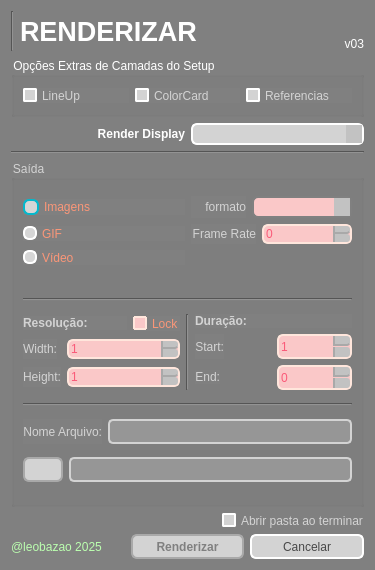
<?xml version="1.0" encoding="UTF-8"?>
<ui version="4.0">
 <class>Form</class>
 <widget class="QWidget" name="Form">
  <property name="geometry">
   <rect>
    <x>0</x>
    <y>0</y>
    <width>375</width>
    <height>570</height>
   </rect>
  </property>
  <property name="maximumSize">
   <size>
    <width>16777215</width>
    <height>570</height>
   </size>
  </property>
  <property name="windowTitle">
   <string>Renderizar</string>
  </property>
  <property name="styleSheet">
   <string notr="true">QWidget{	
	background-color: gray;
}

QLabel{
	color: white;
}

QLabel:disabled {
	color: lightgray;
}

QGroupBox {
	color: white;
}

QGroupBox:disabled {
	color: lightgray;
}

QRadioButton {
    spacing: 5px;
}

QRadioButton::checked {
	color: white;
}

QRadioButton::unchecked {
	color: lightgray;
}

QRadioButton::indicator::unchecked{ 
	border: 2px solid white;
	border-radius: 6px;
	background-color: white;
	width: 10px;
	height: 10px;
}

QRadioButton::indicator::checked{
	border: 2px solid #05B8CC;;
	border-radius: 6px;
	background-color: #01A1AA;
	width: 12px;
	height: 12px;
}

QRadioButton:disabled{
	color: rgb(250, 150, 120);
}

QRadioButton::indicator:disabled{
	background-color: rgb(214, 214, 214);
}

QSpinBox {
	color: black;
    border: 2px solid white;
	border-radius: 6px;
	background-color: lightgray;
}

QSpinBox::up-button {
    width: 15px;
	background-color: rgb(194, 194, 194);
    border-left: 2px solid darkgray;
	border-bottom: 2px solid darkgray;
    border-top-right-radius: 3px; /* same radius as the QSpinBox */
    border-bottom-right-radius: 3px;
}

QSpinBox::down-button {
    width: 15px;
	background-color: rgb(194, 194, 194);
    border-left: 2px solid darkgray;
	border-up: 2px solid darkgray;
    border-top-right-radius: 3px; /* same radius as the QSpinBox */
    border-bottom-right-radius: 3px;
}

QSpinBox:hover{
    border: 2px solid #05B8CC;
    color: white;
}

QSpinBox:disabled{
	color: rgb(250, 90, 120);
	background-color: rgb(250, 200, 200);
	border-color: rgb(255, 230, 220);
}

QCheckBox {
    spacing: 5px;
}

QCheckBox::unchecked{
	color: lightgray;
}

QCheckBox::checked{
	color: white;
}

QCheckBox::indicator:unchecked {
    border: 2px solid white;
	border-radius: 2px;
	background-color: lightgray;
}

QCheckBox::indicator:checked {
    border: 2px solid #05B8CC;
	border-radius: 1px;
	background-color: #01A1AA;
}

QCheckBox:disabled{
	color: rgb(250, 150, 120);
}

QCheckBox::indicator:checked:disabled {
    color: rgb(250, 90, 120);
	background-color: rgb(250, 200, 200);
	border-color: rgb(255, 230, 220);
}

QComboBox {
	color: black;
    border: 2px solid white;
    border-radius: 6px;
    padding: 1px 18px 1px 3px;
    min-width: 6em;
}

QComboBox::down-arrow {
      image: null;
}

QComboBox:editable{
	background: rgb(212, 210, 229);
}

QComboBox:!editable, QComboBox::drop-down:editable {
     background: lightgray;
}

QComboBox:on { /* shift the text when the popup opens */
    padding-top: 3px;
    padding-left: 4px;
}

QComboBox::drop-down {
	background-color: rgb(194, 194, 194);
    border-left-color: white;
    border-left-style: solid; /* just a single line */
}

QComboBox:hover{
    border: 2px solid #05B8CC;
    color: gray;
}

QComboBox QAbstractItemView{
    border: 2px solid white;
    color: gray;
	background-color: lightgray;
    selection-background-color: #05B8CC;
	selection-color: white;
}

QComboBox:disabled{
	color: rgb(250, 90, 120);
	background-color: rgb(250, 200, 200);
	border-color: gray;
}

QScrollBar::handle {
	border-radius: 10px;
 	border: none;
	background-color: #05B8CC;
	width: 5px;
}

QScrollBar::add-page{ 
	border: none;
    background-color: transparent;
}

QScrollBar::sub-page {
    background-color: transparent;
	border: none;
}

QScrollBar::add-line {
    border: none;
    background-color: transparent;
}

QScrollBar::sub-line {
    border: none;
    background-color: transparent;
}

QScrollBar:arrow{
	border: none;
	background: transparent;
	color: none;
	image: none;
}
</string>
  </property>
  <layout class="QGridLayout" name="gridLayout_2">
   <item row="3" column="0" colspan="2">
    <widget class="Line" name="line_2">
     <property name="orientation">
      <enum>Qt::Horizontal</enum>
     </property>
    </widget>
   </item>
   <item row="6" column="1">
    <widget class="QCheckBox" name="checkOpenFolder">
     <property name="text">
      <string>Abrir pasta ao terminar</string>
     </property>
    </widget>
   </item>
   <item row="6" column="0">
    <spacer name="horizontalSpacer_5">
     <property name="orientation">
      <enum>Qt::Horizontal</enum>
     </property>
     <property name="sizeType">
      <enum>QSizePolicy::Expanding</enum>
     </property>
     <property name="sizeHint" stdset="0">
      <size>
       <width>40</width>
       <height>5</height>
      </size>
     </property>
    </spacer>
   </item>
   <item row="0" column="0" colspan="2">
    <layout class="QHBoxLayout" name="horizontalLayout">
     <item>
      <widget class="Line" name="line">
       <property name="orientation">
        <enum>Qt::Vertical</enum>
       </property>
      </widget>
     </item>
     <item>
      <widget class="QLabel" name="label">
       <property name="minimumSize">
        <size>
         <width>0</width>
         <height>40</height>
        </size>
       </property>
       <property name="maximumSize">
        <size>
         <width>16777215</width>
         <height>41</height>
        </size>
       </property>
       <property name="font">
        <font>
         <pointsize>20</pointsize>
         <weight>75</weight>
         <bold>true</bold>
        </font>
       </property>
       <property name="text">
        <string>RENDERIZAR</string>
       </property>
      </widget>
     </item>
     <item>
      <widget class="QLabel" name="labelVersion">
       <property name="maximumSize">
        <size>
         <width>16777215</width>
         <height>40</height>
        </size>
       </property>
       <property name="sizeIncrement">
        <size>
         <width>0</width>
         <height>41</height>
        </size>
       </property>
       <property name="text">
        <string>v03</string>
       </property>
       <property name="alignment">
        <set>Qt::AlignBottom|Qt::AlignRight|Qt::AlignTrailing</set>
       </property>
      </widget>
     </item>
    </layout>
   </item>
   <item row="7" column="0" colspan="2">
    <layout class="QHBoxLayout" name="horizontalLayout_2">
     <item>
      <widget class="QLabel" name="label_4">
       <property name="maximumSize">
        <size>
         <width>16777215</width>
         <height>25</height>
        </size>
       </property>
       <property name="styleSheet">
        <string notr="true">QLabel {
	color: rgb(187, 255, 175);
}</string>
       </property>
       <property name="text">
        <string>@leobazao 2025</string>
       </property>
      </widget>
     </item>
     <item>
      <widget class="QPushButton" name="buttonExport">
       <property name="enabled">
        <bool>false</bool>
       </property>
       <property name="minimumSize">
        <size>
         <width>0</width>
         <height>25</height>
        </size>
       </property>
       <property name="maximumSize">
        <size>
         <width>16777215</width>
         <height>25</height>
        </size>
       </property>
       <property name="font">
        <font>
         <weight>75</weight>
         <bold>true</bold>
        </font>
       </property>
       <property name="styleSheet">
        <string notr="true">QPushButton {
	color: rgb(72, 72, 72);
    border: 2px solid white;
    border-radius: 6px;
	background-color: lightgray;
}

QPushButton:pressed {
	color: white;
	border-color: white;
    background-color: #05B8CC;
}

QPushButton:flat {
    border: none; /* no border for a flat push button */
}

QPushButton:default {
    border-color: navy; /* make the default button prominent */
}

QPushButton:hover{
    border: 2px solid #05B8CC;
    color: black;
}

QPushButton::disabled {
	border-color: darkgray;
	color: gray;
}</string>
       </property>
       <property name="text">
        <string>Renderizar</string>
       </property>
      </widget>
     </item>
     <item>
      <widget class="QPushButton" name="buttonCancel">
       <property name="minimumSize">
        <size>
         <width>0</width>
         <height>25</height>
        </size>
       </property>
       <property name="maximumSize">
        <size>
         <width>16777215</width>
         <height>25</height>
        </size>
       </property>
       <property name="styleSheet">
        <string notr="true">QPushButton {
	color: rgb(72, 72, 72);
    border: 2px solid white;
    border-radius: 6px;
	background-color: lightgray;
}

QPushButton:pressed {
	color: red;
    background-color: rgb(255, 196, 197);
}

QPushButton:flat {
    border: none; /* no border for a flat push button */
}

QPushButton:default {
    border-color: navy; /* make the default button prominent */
}

QPushButton:hover{
    border: 2px solid #05B8CC;
    color: black;
}</string>
       </property>
       <property name="text">
        <string>Cancelar</string>
       </property>
      </widget>
     </item>
    </layout>
   </item>
   <item row="4" column="0" colspan="2">
    <widget class="QGroupBox" name="groupOutput">
     <property name="enabled">
      <bool>false</bool>
     </property>
     <property name="minimumSize">
      <size>
       <width>0</width>
       <height>197</height>
      </size>
     </property>
     <property name="maximumSize">
      <size>
       <width>555</width>
       <height>555</height>
      </size>
     </property>
     <property name="title">
      <string>Saída</string>
     </property>
     <layout class="QVBoxLayout" name="verticalLayout_3">
      <item>
       <layout class="QGridLayout" name="gridLayout_3">
        <item row="0" column="0">
         <widget class="QRadioButton" name="radioImages">
          <property name="text">
           <string>Imagens</string>
          </property>
          <property name="checked">
           <bool>true</bool>
          </property>
         </widget>
        </item>
        <item row="0" column="1">
         <layout class="QHBoxLayout" name="horizontalLayout_14">
          <item>
           <widget class="QLabel" name="labelFormat">
            <property name="text">
             <string>formato</string>
            </property>
            <property name="alignment">
             <set>Qt::AlignRight|Qt::AlignTrailing|Qt::AlignVCenter</set>
            </property>
           </widget>
          </item>
          <item>
           <widget class="QComboBox" name="comboFormat">
            <property name="sizePolicy">
             <sizepolicy hsizetype="Fixed" vsizetype="Fixed">
              <horstretch>0</horstretch>
              <verstretch>0</verstretch>
             </sizepolicy>
            </property>
            <property name="minimumSize">
             <size>
              <width>97</width>
              <height>0</height>
             </size>
            </property>
            <property name="maximumSize">
             <size>
              <width>100</width>
              <height>25</height>
             </size>
            </property>
            <property name="sizeAdjustPolicy">
             <enum>QComboBox::AdjustToContents</enum>
            </property>
            <property name="minimumContentsLength">
             <number>30</number>
            </property>
           </widget>
          </item>
         </layout>
        </item>
        <item row="1" column="0">
         <widget class="QRadioButton" name="radioGif">
          <property name="text">
           <string>GIF</string>
          </property>
         </widget>
        </item>
        <item row="1" column="1">
         <layout class="QHBoxLayout" name="horizontalLayout_15">
          <item>
           <widget class="QLabel" name="labelFPS">
            <property name="enabled">
             <bool>false</bool>
            </property>
            <property name="text">
             <string>Frame Rate</string>
            </property>
            <property name="alignment">
             <set>Qt::AlignRight|Qt::AlignTrailing|Qt::AlignVCenter</set>
            </property>
           </widget>
          </item>
          <item>
           <widget class="QSpinBox" name="spinFPS">
            <property name="enabled">
             <bool>false</bool>
            </property>
            <property name="minimumSize">
             <size>
              <width>90</width>
              <height>0</height>
             </size>
            </property>
            <property name="maximumSize">
             <size>
              <width>100</width>
              <height>25</height>
             </size>
            </property>
           </widget>
          </item>
         </layout>
        </item>
        <item row="2" column="0">
         <widget class="QRadioButton" name="radioMov">
          <property name="text">
           <string>Vídeo</string>
          </property>
         </widget>
        </item>
       </layout>
      </item>
      <item>
       <spacer name="horizontalSpacer">
        <property name="orientation">
         <enum>Qt::Horizontal</enum>
        </property>
        <property name="sizeHint" stdset="0">
         <size>
          <width>40</width>
          <height>20</height>
         </size>
        </property>
       </spacer>
      </item>
      <item>
       <widget class="Line" name="line_7">
        <property name="orientation">
         <enum>Qt::Horizontal</enum>
        </property>
       </widget>
      </item>
      <item>
       <layout class="QHBoxLayout" name="horizontalLayout_13">
        <item>
         <layout class="QGridLayout" name="gridLayout">
          <item row="1" column="0">
           <widget class="QLabel" name="label_7">
            <property name="sizePolicy">
             <sizepolicy hsizetype="Fixed" vsizetype="Preferred">
              <horstretch>0</horstretch>
              <verstretch>0</verstretch>
             </sizepolicy>
            </property>
            <property name="text">
             <string>Width:</string>
            </property>
            <property name="alignment">
             <set>Qt::AlignRight|Qt::AlignTrailing|Qt::AlignVCenter</set>
            </property>
           </widget>
          </item>
          <item row="0" column="2">
           <widget class="QCheckBox" name="cbLock">
            <property name="sizePolicy">
             <sizepolicy hsizetype="Fixed" vsizetype="Fixed">
              <horstretch>0</horstretch>
              <verstretch>0</verstretch>
             </sizepolicy>
            </property>
            <property name="text">
             <string>Lock</string>
            </property>
            <property name="checked">
             <bool>true</bool>
            </property>
           </widget>
          </item>
          <item row="0" column="0" colspan="2">
           <widget class="QLabel" name="label_10">
            <property name="sizePolicy">
             <sizepolicy hsizetype="Preferred" vsizetype="Fixed">
              <horstretch>0</horstretch>
              <verstretch>0</verstretch>
             </sizepolicy>
            </property>
            <property name="font">
             <font>
              <weight>75</weight>
              <bold>true</bold>
             </font>
            </property>
            <property name="text">
             <string>Resolução:</string>
            </property>
           </widget>
          </item>
          <item row="1" column="1" colspan="2">
           <widget class="QSpinBox" name="sbWidth">
            <property name="sizePolicy">
             <sizepolicy hsizetype="Preferred" vsizetype="Fixed">
              <horstretch>0</horstretch>
              <verstretch>0</verstretch>
             </sizepolicy>
            </property>
            <property name="minimum">
             <number>1</number>
            </property>
            <property name="maximum">
             <number>100000</number>
            </property>
           </widget>
          </item>
          <item row="2" column="0">
           <widget class="QLabel" name="label_8">
            <property name="sizePolicy">
             <sizepolicy hsizetype="Fixed" vsizetype="Preferred">
              <horstretch>0</horstretch>
              <verstretch>0</verstretch>
             </sizepolicy>
            </property>
            <property name="text">
             <string>Height:</string>
            </property>
            <property name="alignment">
             <set>Qt::AlignRight|Qt::AlignTrailing|Qt::AlignVCenter</set>
            </property>
           </widget>
          </item>
          <item row="2" column="1" colspan="2">
           <widget class="QSpinBox" name="sbHeight">
            <property name="enabled">
             <bool>false</bool>
            </property>
            <property name="sizePolicy">
             <sizepolicy hsizetype="Preferred" vsizetype="Fixed">
              <horstretch>0</horstretch>
              <verstretch>0</verstretch>
             </sizepolicy>
            </property>
            <property name="minimum">
             <number>1</number>
            </property>
            <property name="maximum">
             <number>100000</number>
            </property>
           </widget>
          </item>
         </layout>
        </item>
        <item>
         <widget class="Line" name="line_3">
          <property name="orientation">
           <enum>Qt::Vertical</enum>
          </property>
         </widget>
        </item>
        <item>
         <layout class="QVBoxLayout" name="verticalLayout">
          <property name="sizeConstraint">
           <enum>QLayout::SetDefaultConstraint</enum>
          </property>
          <item>
           <widget class="QLabel" name="label_9">
            <property name="sizePolicy">
             <sizepolicy hsizetype="Preferred" vsizetype="Fixed">
              <horstretch>0</horstretch>
              <verstretch>0</verstretch>
             </sizepolicy>
            </property>
            <property name="font">
             <font>
              <weight>75</weight>
              <bold>true</bold>
             </font>
            </property>
            <property name="text">
             <string>Duração:</string>
            </property>
           </widget>
          </item>
          <item>
           <layout class="QHBoxLayout" name="horizontalLayout_6" stretch="0,0">
            <item alignment="Qt::AlignLeft">
             <widget class="QLabel" name="label_5">
              <property name="sizePolicy">
               <sizepolicy hsizetype="Preferred" vsizetype="Preferred">
                <horstretch>0</horstretch>
                <verstretch>0</verstretch>
               </sizepolicy>
              </property>
              <property name="text">
               <string>Start:</string>
              </property>
              <property name="alignment">
               <set>Qt::AlignRight|Qt::AlignTrailing|Qt::AlignVCenter</set>
              </property>
             </widget>
            </item>
            <item>
             <widget class="QSpinBox" name="spinStart">
              <property name="sizePolicy">
               <sizepolicy hsizetype="Preferred" vsizetype="Fixed">
                <horstretch>0</horstretch>
                <verstretch>0</verstretch>
               </sizepolicy>
              </property>
              <property name="maximumSize">
               <size>
                <width>16777215</width>
                <height>25</height>
               </size>
              </property>
              <property name="minimum">
               <number>1</number>
              </property>
             </widget>
            </item>
           </layout>
          </item>
          <item>
           <layout class="QHBoxLayout" name="horizontalLayout_7" stretch="0,0">
            <item alignment="Qt::AlignLeft">
             <widget class="QLabel" name="label_2">
              <property name="sizePolicy">
               <sizepolicy hsizetype="Preferred" vsizetype="Fixed">
                <horstretch>0</horstretch>
                <verstretch>0</verstretch>
               </sizepolicy>
              </property>
              <property name="text">
               <string>End:</string>
              </property>
              <property name="alignment">
               <set>Qt::AlignRight|Qt::AlignTrailing|Qt::AlignVCenter</set>
              </property>
             </widget>
            </item>
            <item>
             <widget class="QSpinBox" name="spinEnd">
              <property name="sizePolicy">
               <sizepolicy hsizetype="Preferred" vsizetype="Fixed">
                <horstretch>0</horstretch>
                <verstretch>0</verstretch>
               </sizepolicy>
              </property>
              <property name="maximumSize">
               <size>
                <width>16777215</width>
                <height>25</height>
               </size>
              </property>
             </widget>
            </item>
           </layout>
          </item>
         </layout>
        </item>
       </layout>
      </item>
      <item>
       <widget class="Line" name="line_5">
        <property name="orientation">
         <enum>Qt::Horizontal</enum>
        </property>
       </widget>
      </item>
      <item>
       <layout class="QHBoxLayout" name="horizontalLayout_9">
        <item>
         <widget class="QLabel" name="label_6">
          <property name="text">
           <string>Nome Arquivo:</string>
          </property>
          <property name="alignment">
           <set>Qt::AlignRight|Qt::AlignTrailing|Qt::AlignVCenter</set>
          </property>
         </widget>
        </item>
        <item>
         <widget class="QLineEdit" name="lineFileName">
          <property name="minimumSize">
           <size>
            <width>0</width>
            <height>25</height>
           </size>
          </property>
          <property name="maximumSize">
           <size>
            <width>16777215</width>
            <height>25</height>
           </size>
          </property>
          <property name="font">
           <font>
            <pointsize>7</pointsize>
           </font>
          </property>
          <property name="styleSheet">
           <string notr="true">QLineEdit {
	color: lightgray;
	border: 2px solid lightgray;
	border-radius: 5px;
	background: rgb(150, 150, 150);
}

QLineEdit::hover {
	color: white;
	border: 2px solid white;
}</string>
          </property>
          <property name="alignment">
           <set>Qt::AlignLeading|Qt::AlignLeft|Qt::AlignVCenter</set>
          </property>
         </widget>
        </item>
       </layout>
      </item>
      <item>
       <layout class="QHBoxLayout" name="horizontalLayout_4">
        <item>
         <widget class="QPushButton" name="buttonFolder">
          <property name="minimumSize">
           <size>
            <width>40</width>
            <height>25</height>
           </size>
          </property>
          <property name="maximumSize">
           <size>
            <width>40</width>
            <height>25</height>
           </size>
          </property>
          <property name="styleSheet">
           <string notr="true">QPushButton {
	color: rgb(72, 72, 72);
    border: 2px solid white;
    border-radius: 6px;
	background-color: lightgray;
}

QPushButton:pressed {
	color: white;
	border-color: white;
    background-color: #05B8CC;
}

QPushButton:flat {
    border: none; /* no border for a flat push button */
}

QPushButton:hover{
    border: 2px solid #05B8CC;
    color: black;
}

QPushButton::disabled {
	border-color: darkgray;
	color: gray;
}</string>
          </property>
          <property name="text">
           <string/>
          </property>
         </widget>
        </item>
        <item>
         <widget class="QLineEdit" name="lineEditFolder">
          <property name="minimumSize">
           <size>
            <width>0</width>
            <height>25</height>
           </size>
          </property>
          <property name="maximumSize">
           <size>
            <width>16777215</width>
            <height>25</height>
           </size>
          </property>
          <property name="font">
           <font>
            <pointsize>7</pointsize>
           </font>
          </property>
          <property name="styleSheet">
           <string notr="true">QLineEdit {
	color: lightgray;
	border: 2px solid lightgray;
	border-radius: 5px;
	background: rgb(150, 150, 150);
}

QLineEdit::hover {
	color: white;
	border: 2px solid white;
}</string>
          </property>
          <property name="alignment">
           <set>Qt::AlignLeading|Qt::AlignLeft|Qt::AlignVCenter</set>
          </property>
         </widget>
        </item>
       </layout>
      </item>
     </layout>
    </widget>
   </item>
   <item row="1" column="0" colspan="2">
    <widget class="QGroupBox" name="groupLayers">
     <property name="maximumSize">
      <size>
       <width>555</width>
       <height>60</height>
      </size>
     </property>
     <property name="toolTip">
      <string>Estas opções são específicas do SETUP de Asset do BirdoApp.</string>
     </property>
     <property name="title">
      <string>Opções Extras de Camadas do Setup</string>
     </property>
     <layout class="QHBoxLayout" name="horizontalLayout_3">
      <item>
       <widget class="QCheckBox" name="checkLineup">
        <property name="text">
         <string>LineUp</string>
        </property>
       </widget>
      </item>
      <item>
       <widget class="QCheckBox" name="checkColorCard">
        <property name="text">
         <string>ColorCard</string>
        </property>
       </widget>
      </item>
      <item>
       <widget class="QCheckBox" name="checkRef">
        <property name="text">
         <string>Referencias</string>
        </property>
        <property name="checked">
         <bool>false</bool>
        </property>
       </widget>
      </item>
     </layout>
    </widget>
   </item>
   <item row="2" column="0" colspan="2">
    <layout class="QHBoxLayout" name="horizontalLayout_5">
     <item>
      <widget class="QLabel" name="label_3">
       <property name="font">
        <font>
         <weight>75</weight>
         <bold>true</bold>
        </font>
       </property>
       <property name="text">
        <string>Render Display</string>
       </property>
       <property name="alignment">
        <set>Qt::AlignRight|Qt::AlignTrailing|Qt::AlignVCenter</set>
       </property>
      </widget>
     </item>
     <item>
      <widget class="QComboBox" name="comboDisplay"/>
     </item>
    </layout>
   </item>
  </layout>
 </widget>
 <resources/>
 <connections>
  <connection>
   <sender>cbLock</sender>
   <signal>toggled(bool)</signal>
   <receiver>sbHeight</receiver>
   <slot>setDisabled(bool)</slot>
   <hints>
    <hint type="sourcelabel">
     <x>154</x>
     <y>336</y>
    </hint>
    <hint type="destinationlabel">
     <x>125</x>
     <y>393</y>
    </hint>
   </hints>
  </connection>
 </connections>
</ui>
